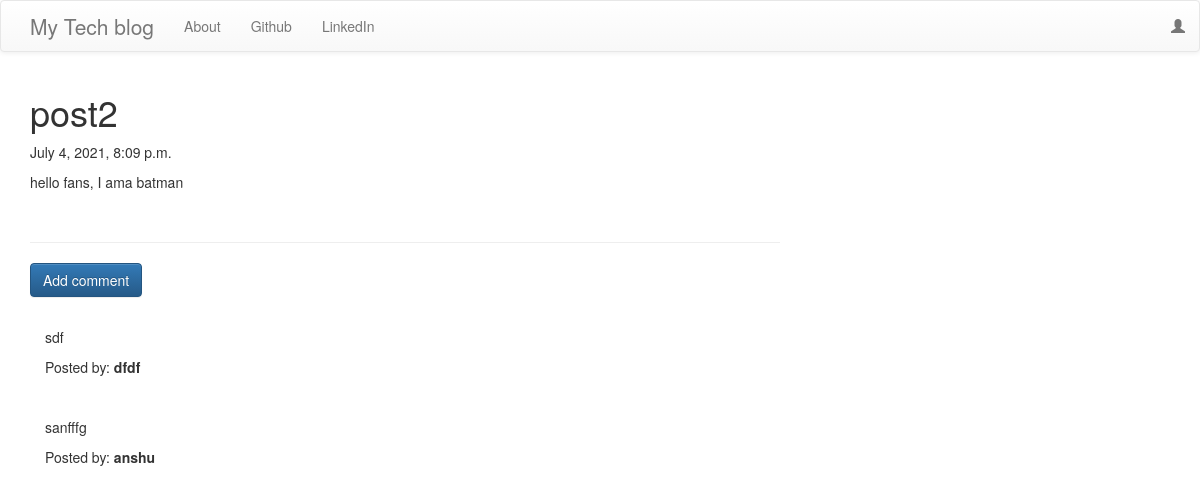
The page /post/5 on the database its author committed.
### blog/models.py (models this page shows, shortened)
class Post(models.Model):
    author = models.ForeignKey('auth.User',on_delete=models.CASCADE)
    title = models.CharField(max_length=256)
    text = models.TextField()
    create_date = models.DateTimeField(default=timezone.now())
    published_date = models.DateTimeField(blank=True,null=True)

class Comment(models.Model):
    post = models.ForeignKey('blog.Post',related_name="comments",on_delete=models.CASCADE)
    author = models.CharField(max_length=250)
    text = models.TextField()
    create_date = models.DateTimeField(default=timezone.now())
    approved_comment = models.BooleanField(default=False)

### blog/views.py (the view)
# urls.py: url(r'^post/(?P<pk>\d+)$', views.PostDetailView.as_view(), name='post_detail'),
class PostDetailView(DetailView):
    model = Post

### blog/templates/blog/post_detail.html (shortened to what this page needs)
{% extends 'blog/base.html' %}
{% block content %}
        <h1 class='posttitle loader'>{{ post.title }}</h1>
        {% if post.published_date %}
            <div class="date postdate">
                {{ post.published_date }}
            </div>
        {% else %}
            <a class="btn btn-default" href="{% url 'post_publish' pk=post.pk %}">Publish</a>
        {% endif %}
      <p class='postcontent' >{{ post.text|safe|linebreaksbr }}</p>
  <hr>
  <a class="btn btn-primary btn-comment" href="{% url 'add_comment_to_post' pk=post.pk %}">Add comment</a>
  <div class="container">
  {% for comment in post.comments.all %}
  <br>
      {% if user.is_authenticated or comment.approved_comment %}
          <p>{{ comment.text|safe|linebreaks }}</p>
          <p>Posted by: <strong>{{ comment.author }}</strong></p>
      {% endif %}
  {% empty %}
      <p>No comments posted.</p>
  {% endfor %}
</div>
{% endblock %}

### blog/static/css/blog.css (style rules this page uses)
.loader { filter:hue-rotate(0deg); color:linear-gradient(45deg,#0f8,#08f); animation:hue 10000ms infinite linear; }

### rows shown on the page
Post: title "post2", published_date "July 4, 2021, 8:09 p.m.", text "hello fans, I ama batman"
Comment: text "sdf", author "dfdf"
Comment: text "sanfffg", author "anshu"
